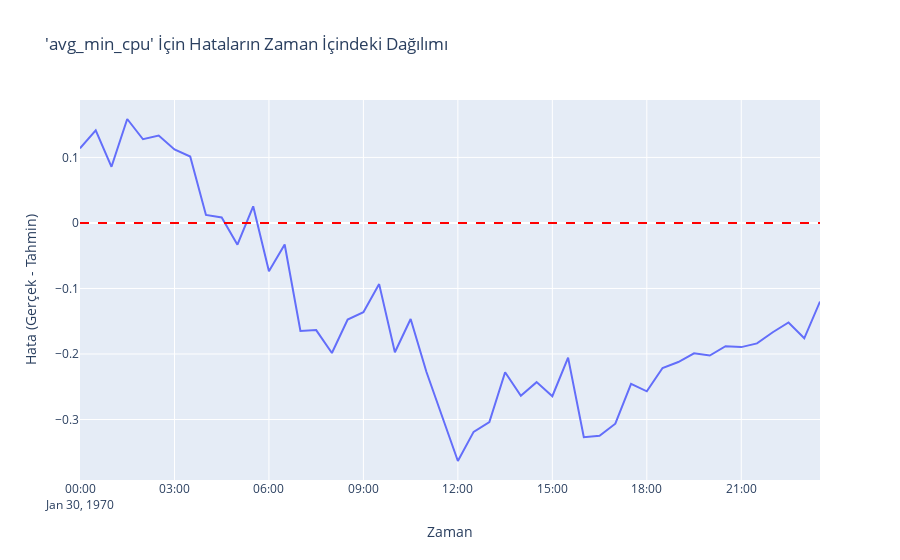
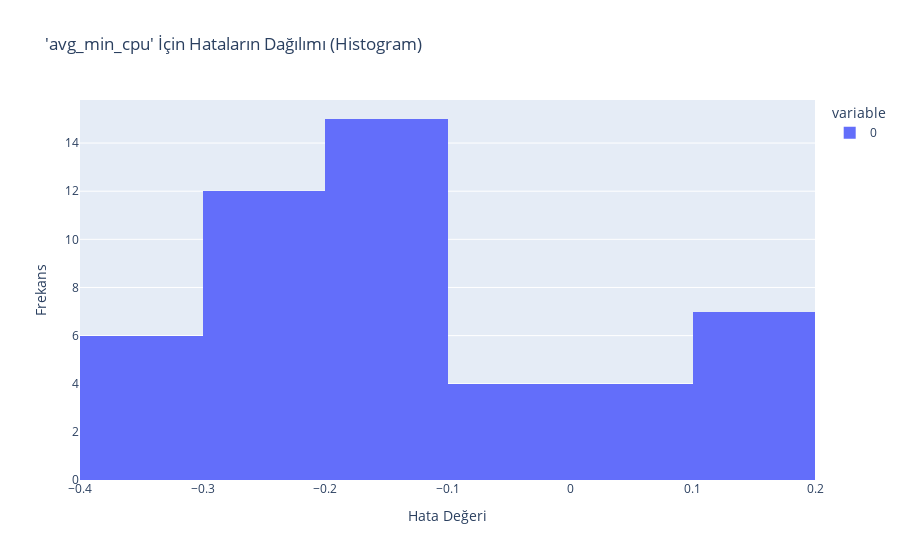
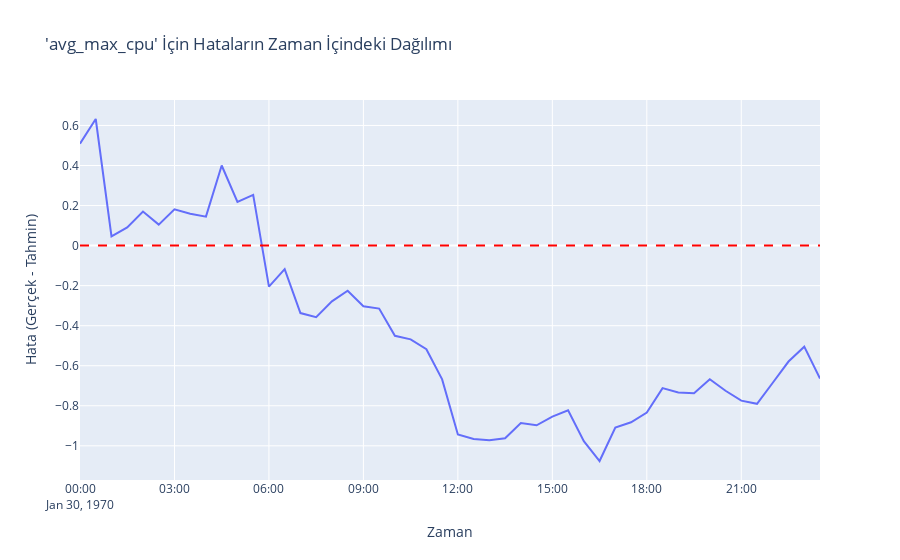
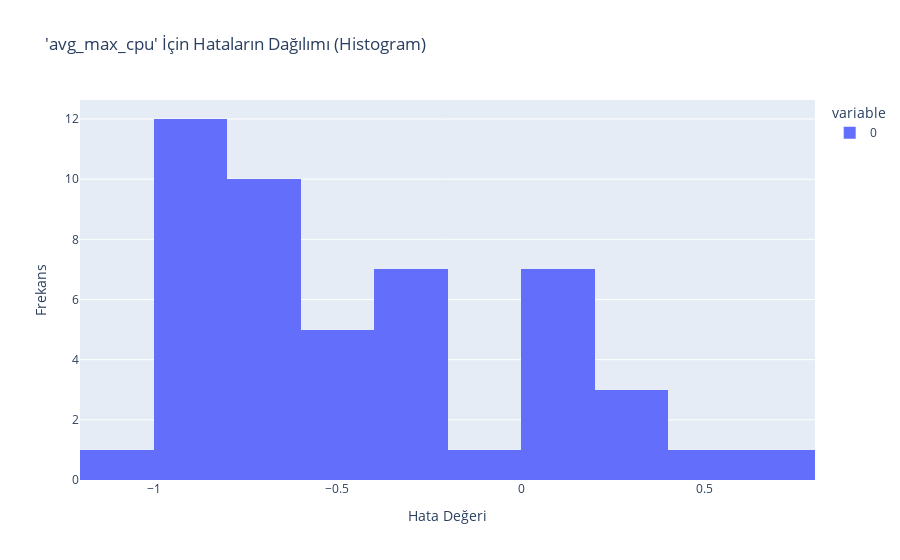

The notebook cell these images were saved under, in order:
### Markdown cell above
## Adım 6: Hata (Artık) Analizi

### Code cell
print("--- Hata (Artık) Analizi ---")
for column in target_columns:
    residuals = test_data[column] - all_results[column]['predictions']
    print(f"\n--- '{column}' İçin Hata Analizi Grafikleri ---")
    
    # Hataların zaman içindeki dağılımı
    fig_res_time = px.line(x=residuals.index, y=residuals.values, title=f"'{column}' İçin Hataların Zaman İçindeki Dağılımı")
    fig_res_time.add_hline(y=0, line_dash="dash", line_color="red")
    fig_res_time.update_layout(xaxis_title='Zaman', yaxis_title='Hata (Gerçek - Tahmin)')
    fig_res_time.show()

    # Hataların histogramı
    fig_hist = px.histogram(residuals, title=f"'{column}' İçin Hataların Dağılımı (Histogram)")
    fig_hist.update_layout(xaxis_title='Hata Değeri', yaxis_title='Frekans')
    fig_hist.show()

### Figure 1 — Plotly figure (JSON) as saved in the notebook; plotly's stock layout.template omitted (floating-point values rounded to 4 significant figures)
{"data": [{"hovertemplate": "x=%{x}<br>y=%{y}<extra></extra>", "legendgroup": "", "line": {"color": "#636efa", "dash": "solid"}, "marker": {"symbol": "circle"}, "mode": "lines", "name": "", "orientation": "v", "showlegend": false, "type": "scatter", "x": ["1970-01-30T00:00:00.000000000", "1970-01-30T00:30:00.000000000", "1970-01-30T01:00:00.000000000", "1970-01-30T01:30:00.000000000", "1970-01-30T02:00:00.000000000", "1970-01-30T02:30:00.000000000", "1970-01-30T03:00:00.000000000", "1970-01-30T03:30:00.000000000", "1970-01-30T04:00:00.000000000", "1970-01-30T04:30:00.000000000", "1970-01-30T05:00:00.000000000", "1970-01-30T05:30:00.000000000", "1970-01-30T06:00:00.000000000", "1970-01-30T06:30:00.000000000", "1970-01-30T07:00:00.000000000", "1970-01-30T07:30:00.000000000", "1970-01-30T08:00:00.000000000", "1970-01-30T08:30:00.000000000", "1970-01-30T09:00:00.000000000", "1970-01-30T09:30:00.000000000", "1970-01-30T10:00:00.000000000", "1970-01-30T10:30:00.000000000", "1970-01-30T11:00:00.000000000", "1970-01-30T11:30:00.000000000", "1970-01-30T12:00:00.000000000", "1970-01-30T12:30:00.000000000", "1970-01-30T13:00:00.000000000", "1970-01-30T13:30:00.000000000", "1970-01-30T14:00:00.000000000", "1970-01-30T14:30:00.000000000", "1970-01-30T15:00:00.000000000", "1970-01-30T15:30:00.000000000", "1970-01-30T16:00:00.000000000", "1970-01-30T16:30:00.000000000", "1970-01-30T17:00:00.000000000", "1970-01-30T17:30:00.000000000", "1970-01-30T18:00:00.000000000", "1970-01-30T18:30:00.000000000", "1970-01-30T19:00:00.000000000", "1970-01-30T19:30:00.000000000", "1970-01-30T20:00:00.000000000", "1970-01-30T20:30:00.000000000", "1970-01-30T21:00:00.000000000", "1970-01-30T21:30:00.000000000", "1970-01-30T22:00:00.000000000", "1970-01-30T22:30:00.000000000", "1970-01-30T23:00:00.000000000", "1970-01-30T23:30:00.000000000"], "xaxis": "x", "y": [0.1138, 0.1413, 0.0857, 0.1587, 0.1278, 0.1335, 0.1122, 0.1014, 0.01221, 0.008464, -0.03324, 0.02542, -0.07378, -0.03285, -0.1648, -0.1636, -0.1985, -0.1474, -0.1363, -0.09334, -0.1974, -0.1466, -0.2271, -0.2942, -0.3633, -0.3189, -0.3039, -0.2278, -0.2637, -0.243, -0.2645, -0.2056, -0.3269, -0.3247, -0.3064, -0.2456, -0.257, -0.2214, -0.2123, -0.1989, -0.2023, -0.1881, -0.1895, -0.1838, -0.1668, -0.1519, -0.1761, -0.12], "yaxis": "y"}], "layout": {"legend": {"tracegroupgap": 0}, "shapes": [{"line": {"color": "red", "dash": "dash"}, "type": "line", "x0": 0, "x1": 1, "xref": "x domain", "y0": 0, "y1": 0, "yref": "y"}], "title": {"text": "'avg_min_cpu' İçin Hataların Zaman İçindeki Dağılımı"}, "xaxis": {"anchor": "y", "domain": [0, 1], "title": {"text": "Zaman"}}, "yaxis": {"anchor": "x", "domain": [0, 1], "title": {"text": "Hata (Gerçek - Tahmin)"}}}}

### Figure 2 — Plotly figure (JSON) as saved in the notebook; plotly's stock layout.template omitted (floating-point values rounded to 4 significant figures)
{"data": [{"bingroup": "x", "hovertemplate": "variable=0<br>value=%{x}<br>count=%{y}<extra></extra>", "legendgroup": "0", "marker": {"color": "#636efa", "pattern": {"shape": ""}}, "name": "0", "orientation": "v", "showlegend": true, "type": "histogram", "x": [0.1138, 0.1413, 0.0857, 0.1587, 0.1278, 0.1335, 0.1122, 0.1014, 0.01221, 0.008464, -0.03324, 0.02542, -0.07378, -0.03285, -0.1648, -0.1636, -0.1985, -0.1474, -0.1363, -0.09334, -0.1974, -0.1466, -0.2271, -0.2942, -0.3633, -0.3189, -0.3039, -0.2278, -0.2637, -0.243, -0.2645, -0.2056, -0.3269, -0.3247, -0.3064, -0.2456, -0.257, -0.2214, -0.2123, -0.1989, -0.2023, -0.1881, -0.1895, -0.1838, -0.1668, -0.1519, -0.1761, -0.12], "xaxis": "x", "yaxis": "y"}], "layout": {"barmode": "relative", "legend": {"title": {"text": "variable"}, "tracegroupgap": 0}, "title": {"text": "'avg_min_cpu' İçin Hataların Dağılımı (Histogram)"}, "xaxis": {"anchor": "y", "domain": [0, 1], "title": {"text": "Hata Değeri"}}, "yaxis": {"anchor": "x", "domain": [0, 1], "title": {"text": "Frekans"}}}}

### Figure 3 — Plotly figure (JSON) as saved in the notebook; plotly's stock layout.template omitted (floating-point values rounded to 4 significant figures)
{"data": [{"hovertemplate": "x=%{x}<br>y=%{y}<extra></extra>", "legendgroup": "", "line": {"color": "#636efa", "dash": "solid"}, "marker": {"symbol": "circle"}, "mode": "lines", "name": "", "orientation": "v", "showlegend": false, "type": "scatter", "x": ["1970-01-30T00:00:00.000000000", "1970-01-30T00:30:00.000000000", "1970-01-30T01:00:00.000000000", "1970-01-30T01:30:00.000000000", "1970-01-30T02:00:00.000000000", "1970-01-30T02:30:00.000000000", "1970-01-30T03:00:00.000000000", "1970-01-30T03:30:00.000000000", "1970-01-30T04:00:00.000000000", "1970-01-30T04:30:00.000000000", "1970-01-30T05:00:00.000000000", "1970-01-30T05:30:00.000000000", "1970-01-30T06:00:00.000000000", "1970-01-30T06:30:00.000000000", "1970-01-30T07:00:00.000000000", "1970-01-30T07:30:00.000000000", "1970-01-30T08:00:00.000000000", "1970-01-30T08:30:00.000000000", "1970-01-30T09:00:00.000000000", "1970-01-30T09:30:00.000000000", "1970-01-30T10:00:00.000000000", "1970-01-30T10:30:00.000000000", "1970-01-30T11:00:00.000000000", "1970-01-30T11:30:00.000000000", "1970-01-30T12:00:00.000000000", "1970-01-30T12:30:00.000000000", "1970-01-30T13:00:00.000000000", "1970-01-30T13:30:00.000000000", "1970-01-30T14:00:00.000000000", "1970-01-30T14:30:00.000000000", "1970-01-30T15:00:00.000000000", "1970-01-30T15:30:00.000000000", "1970-01-30T16:00:00.000000000", "1970-01-30T16:30:00.000000000", "1970-01-30T17:00:00.000000000", "1970-01-30T17:30:00.000000000", "1970-01-30T18:00:00.000000000", "1970-01-30T18:30:00.000000000", "1970-01-30T19:00:00.000000000", "1970-01-30T19:30:00.000000000", "1970-01-30T20:00:00.000000000", "1970-01-30T20:30:00.000000000", "1970-01-30T21:00:00.000000000", "1970-01-30T21:30:00.000000000", "1970-01-30T22:00:00.000000000", "1970-01-30T22:30:00.000000000", "1970-01-30T23:00:00.000000000", "1970-01-30T23:30:00.000000000"], "xaxis": "x", "y": [0.5092, 0.6323, 0.04624, 0.09098, 0.1701, 0.1049, 0.1811, 0.1593, 0.1447, 0.4, 0.2178, 0.2531, -0.2045, -0.1172, -0.3371, -0.3572, -0.2783, -0.2254, -0.3031, -0.3146, -0.4506, -0.4681, -0.5175, -0.6682, -0.9438, -0.966, -0.972, -0.9622, -0.8867, -0.8977, -0.8543, -0.8224, -0.977, -1.076, -0.9091, -0.8826, -0.834, -0.7117, -0.734, -0.7369, -0.6677, -0.7251, -0.7742, -0.7902, -0.6849, -0.579, -0.5047, -0.6636], "yaxis": "y"}], "layout": {"legend": {"tracegroupgap": 0}, "shapes": [{"line": {"color": "red", "dash": "dash"}, "type": "line", "x0": 0, "x1": 1, "xref": "x domain", "y0": 0, "y1": 0, "yref": "y"}], "title": {"text": "'avg_max_cpu' İçin Hataların Zaman İçindeki Dağılımı"}, "xaxis": {"anchor": "y", "domain": [0, 1], "title": {"text": "Zaman"}}, "yaxis": {"anchor": "x", "domain": [0, 1], "title": {"text": "Hata (Gerçek - Tahmin)"}}}}

### Figure 4 — Plotly figure (JSON) as saved in the notebook; plotly's stock layout.template omitted (floating-point values rounded to 4 significant figures)
{"data": [{"bingroup": "x", "hovertemplate": "variable=0<br>value=%{x}<br>count=%{y}<extra></extra>", "legendgroup": "0", "marker": {"color": "#636efa", "pattern": {"shape": ""}}, "name": "0", "orientation": "v", "showlegend": true, "type": "histogram", "x": [0.5092, 0.6323, 0.04624, 0.09098, 0.1701, 0.1049, 0.1811, 0.1593, 0.1447, 0.4, 0.2178, 0.2531, -0.2045, -0.1172, -0.3371, -0.3572, -0.2783, -0.2254, -0.3031, -0.3146, -0.4506, -0.4681, -0.5175, -0.6682, -0.9438, -0.966, -0.972, -0.9622, -0.8867, -0.8977, -0.8543, -0.8224, -0.977, -1.076, -0.9091, -0.8826, -0.834, -0.7117, -0.734, -0.7369, -0.6677, -0.7251, -0.7742, -0.7902, -0.6849, -0.579, -0.5047, -0.6636], "xaxis": "x", "yaxis": "y"}], "layout": {"barmode": "relative", "legend": {"title": {"text": "variable"}, "tracegroupgap": 0}, "title": {"text": "'avg_max_cpu' İçin Hataların Dağılımı (Histogram)"}, "xaxis": {"anchor": "y", "domain": [0, 1], "title": {"text": "Hata Değeri"}}, "yaxis": {"anchor": "x", "domain": [0, 1], "title": {"text": "Frekans"}}}}
